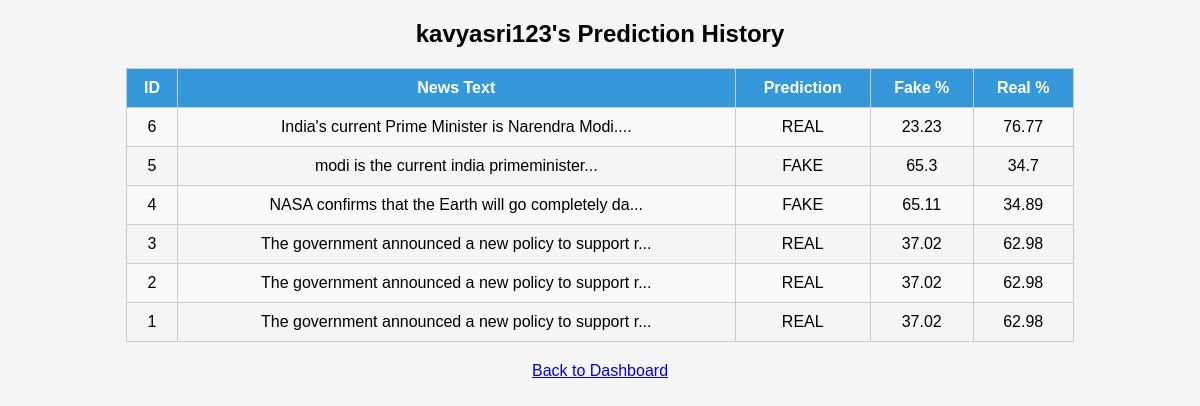
Screenshot of /history (signed in) with the database file from the repository.
### tables this page shows
CREATE TABLE history (
                    id INTEGER PRIMARY KEY AUTOINCREMENT,
                    username TEXT,
                    news_text TEXT,
                    prediction TEXT,
                    fake_prob REAL,
                    real_prob REAL);

### app.py (the view)
@app.route('/history')
def history():
    if "user" not in session:
        return redirect(url_for('login'))
    with get_db() as db:
        rows = db.execute("SELECT * FROM history WHERE username = ? ORDER BY id DESC", (session['user'],)).fetchall()
    return render_template("history.html", user=session['user'], history=rows)

### app.py (called while the page is built)
def get_db():
    conn = sqlite3.connect("users.db")
    conn.row_factory = sqlite3.Row
    return conn

### templates/history.html (shortened to what this page needs)
 <!DOCTYPE html>
<html>
<head>
</head>
<body>
    <h2>{{ user }}'s Prediction History</h2>
    <table>
        <tr>
            <th>ID</th>
            <th>News Text</th>
            <th>Prediction</th>
            <th>Fake %</th>
            <th>Real %</th>
        </tr>
        {% for row in history %}
        <tr>
            <td>{{ row['id'] }}</td>
            <td>{{ row['news_text'][:50] }}...</td>
            <td>{{ row['prediction'] }}</td>
            <td>{{ row['fake_prob'] }}</td>
            <td>{{ row['real_prob'] }}</td>
        </tr>
        {% endfor %}
    </table>
    <p><a href="{{ url_for('dashboard') }}">Back to Dashboard</a></p>
</body>
</html>

### templates/history.html (style rules this page uses)
body { font-family: Arial; background: #f5f5f5; text-align: center; }
table { margin: 20px auto; border-collapse: collapse; width: 80%; }
th, td { border: 1px solid #ccc; padding: 10px; }
th { background-color: #3498db; color: white; }
tr:nth-child(even) { background-color: #f9f9f9; }

### rows the page displays
history: id "6", news_text "India's current Prime Minister is Narendra Modi.", prediction "REAL", fake_prob "23.23", real_prob "76.77"
history: id "5", news_text "modi is the current india primeminister", prediction "FAKE", fake_prob "65.3", real_prob "34.7"
history: id "4", news_text "NASA confirms that the Earth will go completely da", prediction "FAKE", fake_prob "65.11", real_prob "34.89"
history: id "3", news_text "The government announced a new policy to support r", prediction "REAL", fake_prob "37.02", real_prob "62.98"
history: id "2", news_text "The government announced a new policy to support r", prediction "REAL", fake_prob "37.02", real_prob "62.98"
history: id "1", news_text "The government announced a new policy to support r", prediction "REAL", fake_prob "37.02", real_prob "62.98"

### other values shown
{{ user }} "kavyasri123"
